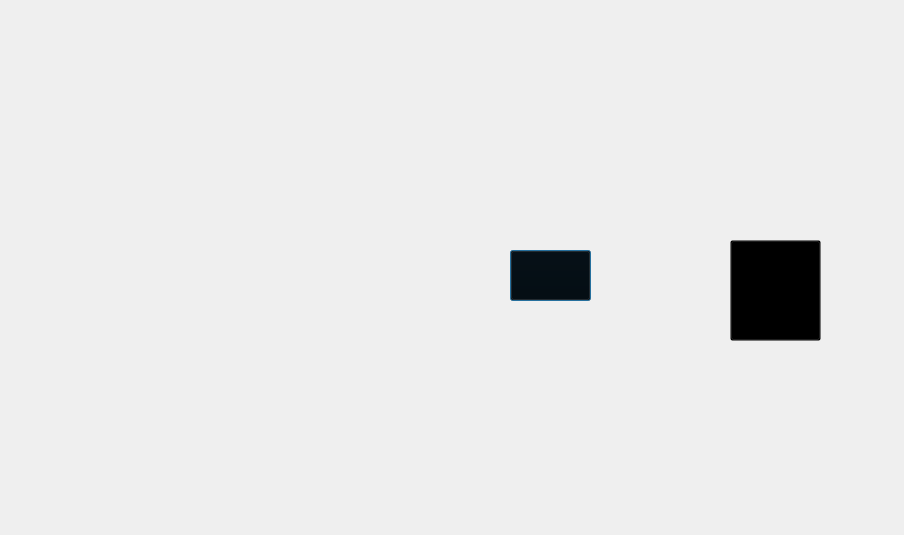
<?xml version="1.0" encoding="UTF-8"?>
<ui version="4.0">
 <class>DialogQSSTest</class>
 <widget class="QDialog" name="DialogQSSTest">
  <property name="geometry">
   <rect>
    <x>0</x>
    <y>0</y>
    <width>904</width>
    <height>535</height>
   </rect>
  </property>
  <property name="windowTitle">
   <string>Dialog</string>
  </property>
  <property name="styleSheet">
   <string notr="true">QDialog#DialogQSSTest{
	border-image: url(:/images/1.jpeg);
}</string>
  </property>
  <widget class="QPushButton" name="pushButton">
   <property name="geometry">
    <rect>
     <x>510</x>
     <y>250</y>
     <width>81</width>
     <height>51</height>
    </rect>
   </property>
   <property name="styleSheet">
    <string notr="true">background: transparent;
color: transparent;</string>
   </property>
   <property name="text">
    <string>点我</string>
   </property>
  </widget>
  <widget class="QPushButton" name="pushButton_2">
   <property name="geometry">
    <rect>
     <x>730</x>
     <y>240</y>
     <width>91</width>
     <height>101</height>
    </rect>
   </property>
   <property name="styleSheet">
    <string notr="true">background: transparent;
color: transparent;</string>
   </property>
   <property name="text">
    <string>点我</string>
   </property>
  </widget>
 </widget>
 <resources/>
 <connections/>
</ui>
